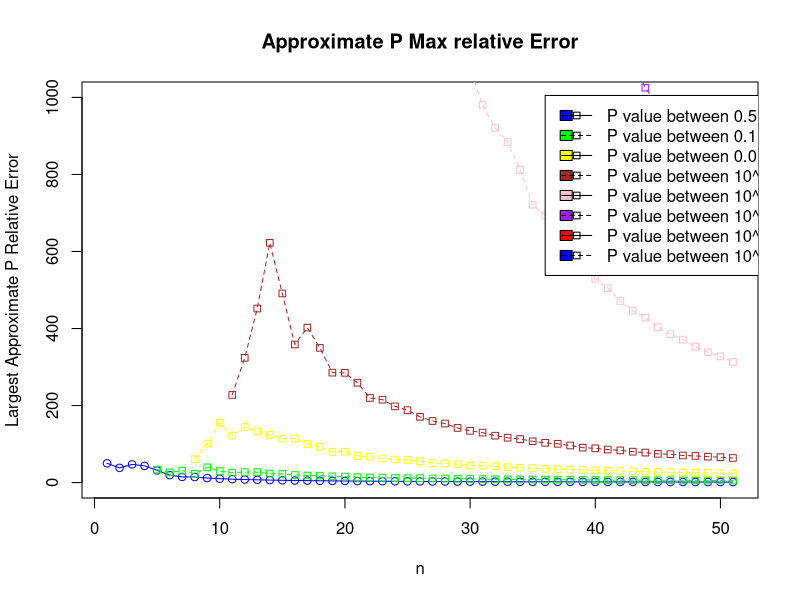

R code for this plot:
kuni0.1 <- c(50.0, 38.2924, 47.2896, 43.36848, 31.638560000000005, 19.443839999999994, 14.764342857142854, 14.479831578947366, 11.807199999999995, 10.148800000000001, 8.873465546218494, 7.9318202843601835, 7.248879424460426, 6.539080812641079, 5.958241262683203, 5.50898613396005, 5.111855889145501, 4.753159823429541, 4.4441710569322606, 4.172115109959875, 3.9272563714331086, 3.7083261486489447, 3.512449411648524, 3.3336630221609154, 3.1706336609756782, 3.0230867803614387, 2.887978585047482, 2.76280025694936, 2.6482308311887497, 2.542241841106243, 2.4435585499148753, 2.352177281474904, 2.266870691650578, 2.187625085428471, 2.11294198599731, 2.043021217390256, 1.9775593194359207, 1.9160998587602773, 1.8581409507304014, 1.8029228779530924, 1.7508295272814458, 1.702097951200602, 1.6552656576114235, 1.611405059273749, 1.569355282369442, 1.5292902185402304, 1.4907357795026321, 1.454607011747282, 1.4198941376825909, 1.386464633778874, 1.355401890213554)
kuni0.01 <- c(NA, NA, NA, NA, 33.730079999999994, 26.486240000000006, 31.002240000000004, 22.85952, 39.63178666666665, 29.75469714285714, 25.903725714285713, 27.290572800000007, 27.089354418604657, 23.32497454545455, 22.46447807228915, 19.73408634560906, 18.381762282453636, 18.05806849356548, 16.336970322580648, 15.60300552420109, 14.007505454545452, 13.177041573898052, 12.878872000548656, 11.950419697909464, 11.499423458502376, 11.400591921495073, 10.820953320330116, 10.567302337086856, 9.949268749555095, 9.622126812482398, 9.017560980263951, 8.665747950755135, 8.510782805262416, 8.126760884643426, 7.923259556630759, 7.8650903465782935, 7.613178149380491, 7.209801665700449, 6.955015987131054, 6.821966108342712, 6.556774975774167, 6.402571270199607, 6.34129196826699, 6.1641181908752785, 6.073833307750337, 5.885106464815175, 5.776981927632924, 5.582760117250223, 5.464016859561979, 5.408240338919714, 5.275956299994214)
kuni0.001 <- c(NA, NA, NA, NA, NA, NA, NA, 60.7232, 101.143552, 155.343104, 122.02777600000002, 144.2164906666667, 132.98621440000002, 124.0602112, 114.10180042105263, 114.33945987878786, 100.25367405714287, 92.78969086131389, 79.50610237908498, 80.20372093584906, 68.9084757473339, 67.4784099858156, 62.68213563675864, 60.00340449425159, 58.813316567887995, 55.381828475629845, 50.54021727125683, 49.88581769782453, 47.65388829682134, 44.33671297797301, 43.96227039385862, 42.426309878431255, 40.03243599111996, 38.42596981229482, 37.431382970796236, 35.75448797929614, 34.63816793217098, 33.97095380371151, 32.74697933377702, 31.942973236829836, 30.69123079230292, 29.82473425327376, 29.276845160682196, 28.350254549968902, 27.72026257750409, 26.776200313264393, 26.106460844156903, 25.669269612389616, 24.958660854074786, 24.466761429106278, 23.74147324359424)
kuni0.0001 <- c(NA, NA, NA, NA, NA, NA, NA, NA, NA, NA, 227.61958400000003, 323.825408, 451.870464, 622.4107008, 491.0577152, 358.53835263999997, 402.4139556571428, 349.6481133714286, 285.47401386666667, 284.94368861090913, 259.2163998254545, 219.77672104980238, 215.25120755973154, 197.92127346503884, 188.066066028588, 170.8227169081616, 159.91188533326027, 153.26822080776145, 141.90255916272127, 134.4066494334654, 129.69815922503872, 121.78259396114655, 116.4317048396288, 113.00091236879162, 107.23466041936275, 103.26637727561847, 100.69301330935072, 96.34511282010594, 90.74158464350194, 88.94243128920954, 85.77260757119812, 83.56482049190113, 80.27778348512018, 77.88632265945658, 74.64348452382994, 73.68387251233851, 70.45803549294847, 69.26048045497836, 67.33074918030368, 65.93623627626035, 63.932621174008275)
kuni1e05 <- c(NA, NA, NA, NA, NA, NA, NA, NA, NA, NA, NA, NA, NA, NA, 849.7853952, 1153.3006335999999, 1558.9586432, 1218.4925696, 1270.1742592, 953.7814308571429, 815.6989513142858, 768.0112128, 735.672153540465, 650.3161828072729, 597.8001518882841, 518.2028756666307, 467.1597315628347, 434.85492912194337, 415.74014856273055, 380.3505193162022, 357.102837681132, 324.5342160673783, 317.28187542561204, 286.9079028306437, 276.81580834178465, 260.2399993258182, 248.59582659457007, 240.673007133649, 228.1320064618746, 219.12345906242717, 206.8173793937865, 197.7059297798651, 191.07938893214813, 181.93261158013445, 179.19287908848838, 170.0410167505417, 166.50201172452995, 160.9219908386715, 153.7887096454529, 148.2652690273511, 144.0554355725747)
kuni1e06 <- c(NA, NA, NA, NA, NA, NA, NA, NA, NA, NA, NA, NA, NA, NA, NA, NA, NA, 2101.7998848, 2829.0397696, 3804.44613632, 2938.76800512, 3008.8460868266666, 2728.4372910079996, 2316.489529344, 2027.1655564126315, 1633.6872712334884, 1612.4648175908571, 1443.0924015929925, 1215.0539319702932, 1072.626735104, 980.6815510940523, 920.7012384035032, 883.9516608199851, 811.6853387405977, 721.3680584095135, 693.4955142118354, 644.8595749631208, 584.4398221173075, 563.5640009739681, 529.4225834975045, 504.842462808145, 471.360055403449, 446.564502208655, 428.34397148054154, 403.7370249889201, 385.1717382410867, 371.31058396435793, 352.6781092181781, 338.41195903289696, 327.62624742501345, 313.15820341942805)
kuni1e07 <- c(NA, NA, NA, NA, NA, NA, NA, NA, NA, NA, NA, NA, NA, NA, NA, NA, NA, NA, NA, NA, 5114.0231884800005, 6873.995089919999, 9241.386096639999, 12428.553820160001, 9455.715031040001, 6415.834486784, 6833.055087762285, 5626.696561517714, 4291.0834580635155, 4111.098298256291, 3564.3587227648, 2887.344980154182, 2736.1485048371546, 2426.685550392637, 2223.382193613065, 1941.7801790528604, 1751.1637771153464, 1620.5138145784822, 1530.4854876434413, 1395.9902297294182, 1300.1245589516784, 1178.5589264644912, 1090.0323261576311, 1025.078888931806, 977.5996518502022, 912.1441529278958, 863.0187942614384, 826.3325690352085, 777.0233816196212, 739.3305152717361, 710.6910188795935)
kuni1e08 <- c(NA, NA, NA, NA, NA, NA, NA, NA, NA, NA, NA, NA, NA, NA, NA, NA, NA, NA, NA, NA, NA, NA, NA, NA, 16722.68225536, 22512.767932415998, 30325.078562815997, 22843.312642048, 22788.149155839998, 16075.537099337143, 13048.888985014859, 11721.89748224, 10812.612952492651, 9060.599087588073, 7075.417198582106, 6562.316224015181, 5673.148491842654, 5094.895877080366, 4708.941760645027, 4139.059965693447, 3745.962205983188, 3268.4563019252664, 3100.3909484683127, 2835.274741488729, 2520.3006379354415, 2395.373712366688, 2212.5290671325142, 2076.820633729175, 1905.0613095726753, 1775.457960438274, 1677.18044514659)
kuni1e09 <- c(NA, NA, NA, NA, NA, NA, NA, NA, NA, NA, NA, NA, NA, NA, NA, NA, NA, NA, NA, NA, NA, NA, NA, NA, NA, NA, NA, 40872.64582656, 55122.00513740799, 74382.78597632, 55554.72309248, 54997.057380488535, 48712.30331904, 39179.623405567996, 32817.44313982114, 24867.304119186458, 23811.236442334353, 17852.455017126627, 16213.511324850117, 13662.27780722688, 12009.973983766657, 10904.190142140804, 9396.705895511632, 8362.359164426565, 7633.950327049052, 7118.224137699188, 6384.223800314359, 5852.677524328256, 5205.088367722491, 4729.788479056617, 4375.889066635673)
kuni1e10 <- c(NA, NA, NA, NA, NA, NA, NA, NA, NA, NA, NA, NA, NA, NA, NA, NA, NA, NA, NA, NA, NA, NA, NA, NA, NA, NA, NA, NA, NA, NA, 100432.299497472, 135680.02235392, 183396.8942641152, 248021.9786768384, 183502.1209628672, 117838.42755862529, 123075.73522203795, 97198.14003824348, 69853.17876016593, 65001.68365820686, 53890.518925915225, 41284.66157242101, 37900.59771047249, 32227.198687237797, 25967.38376147967, 23813.660638824513, 20675.01704590124, 18488.10643689332, 15861.716839549621, 14876.330562419435, 13397.216553586577)
kuni1e11 <- c(NA, NA, NA, NA, NA, NA, NA, NA, NA, NA, NA, NA, NA, NA, NA, NA, NA, NA, NA, NA, NA, NA, NA, NA, NA, NA, NA, NA, NA, NA, NA, NA, NA, NA, 335584.3359338496, 454273.18017843197, 615211.4459150746, 452507.0896263168, 441952.23612951214, 298692.28484812804, 233669.5232778006, 203272.70754786674, 153058.3713475059, 146457.90309036404, 108396.19550668019, 97465.03092675928, 80842.98702814092, 70030.54384336065, 57303.28663698539, 53020.57765427829, 46367.82681499054)
kuni1e12 <- c(NA, NA, NA, NA, NA, NA, NA, NA, NA, NA, NA, NA, NA, NA, NA, NA, NA, NA, NA, NA, NA, NA, NA, NA, NA, NA, NA, NA, NA, NA, NA, NA, NA, NA, NA, NA, NA, 833519.4796099993, 1129744.4048072705, 1531827.5607477454, 1121044.5190524927, 1090021.7984747929, 950740.0635146403, 739059.4461072981, 600906.4813580271, 435796.7310849055, 346435.6785718276, 291087.5289395802, 256624.43274875323, 207844.0370915082, 176439.49824000327)
kuni1e13 <- c(NA, NA, NA, NA, NA, NA, NA, NA, NA, NA, NA, NA, NA, NA, NA, NA, NA, NA, NA, NA, NA, NA, NA, NA, NA, NA, NA, NA, NA, NA, NA, NA, NA, NA, NA, NA, NA, NA, NA, NA, 2077779.06440364, 2819267.715943219, 3826613.8810325237, 5195523.4497996885, 3780733.459828687, 2347387.2320180354, 1810895.9264075253, 1462369.9066262762, 1285200.0391083434, 978242.6819087064, 801138.0395446834)
kuni1e14 <- c(NA, NA, NA, NA, NA, NA, NA, NA, NA, NA, NA, NA, NA, NA, NA, NA, NA, NA, NA, NA, NA, NA, NA, NA, NA, NA, NA, NA, NA, NA, NA, NA, NA, NA, NA, NA, NA, NA, NA, NA, NA, NA, NA, NA, 7056248.967717569, 9586058.097462723, 13026421.184680805, 9444792.843526062, 9107069.783969393, 5990355.002204673, 4574109.635813911)
kuni1e15 <- c(NA, NA, NA, NA, NA, NA, NA, NA, NA, NA, NA, NA, NA, NA, NA, NA, NA, NA, NA, NA, NA, NA, NA, NA, NA, NA, NA, NA, NA, NA, NA, NA, NA, NA, NA, NA, NA, NA, NA, NA, NA, NA, NA, NA, NA, NA, NA, 17706083.409983817, 24072794.055699818, 32736621.986351475, 23659616.93738624)


X11.options(type="nbcairo")

plot(kuni0.1, type="o", col="blue", ylim=c(0, 1000), xlab = "n", ylab = "Largest Approximate P Relative Error")
lines(kuni0.01, type="o", pch=22, lty=2, col="green")
lines(kuni0.001, type="o", pch=22, lty=2, col="yellow")
lines(kuni0.0001, type="o", pch=22, lty=2, col="brown")
lines(kuni1e06, type="o", pch=22, lty=2, col="pink")
lines(kuni1e07, type="o", pch=22, lty=2, col="purple")
lines(kuni1e08, type="o", pch=22, lty=2, col="red")
lines(kuni1e09, type="o", pch=22, lty=2, col="blue")
lines(kuni1e10, type="o", pch=22, lty=2, col="black")
lines(kuni1e11, type="o", pch=22, lty=2, col="gray")
lines(kuni1e12, type="o", pch=22, lty=2, col="orange")
lines(kuni1e13, type="o", pch=22, lty=2, col="blue")
lines(kuni1e14, type="o", pch=22, lty=2, col="green")
lines(kuni1e15, type="o", pch=22, lty=2, col="brown")

title(main = "Approximate P Max relative Error")

leg <- c("P value between 0.5 - 0.1", "P value between 0.1 - 0.01", "P value between 0.01 - 0.001", "P value between 10^-4 - 10^-5", "P value between 10^-5 - 10^-6", "P value between 10^-6 - 10^-7", "P value between 10^-7 - 10^-8", "P value between 10^-8 - 10^-9")
cols <- c("blue", "green", "yellow", "brown", "pink", "purple", "red", "blue")
legend(36, 1005, leg, cex = 1, cols, pch=22, lty=1:2)
